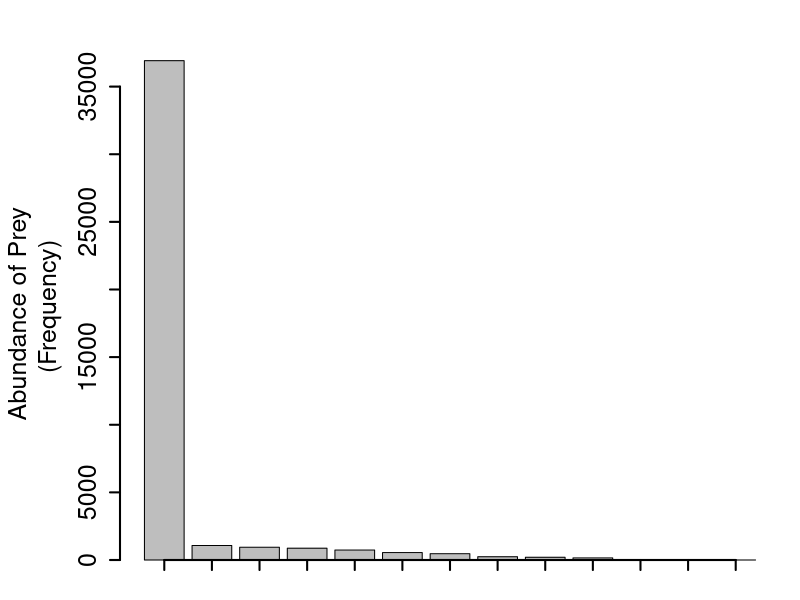
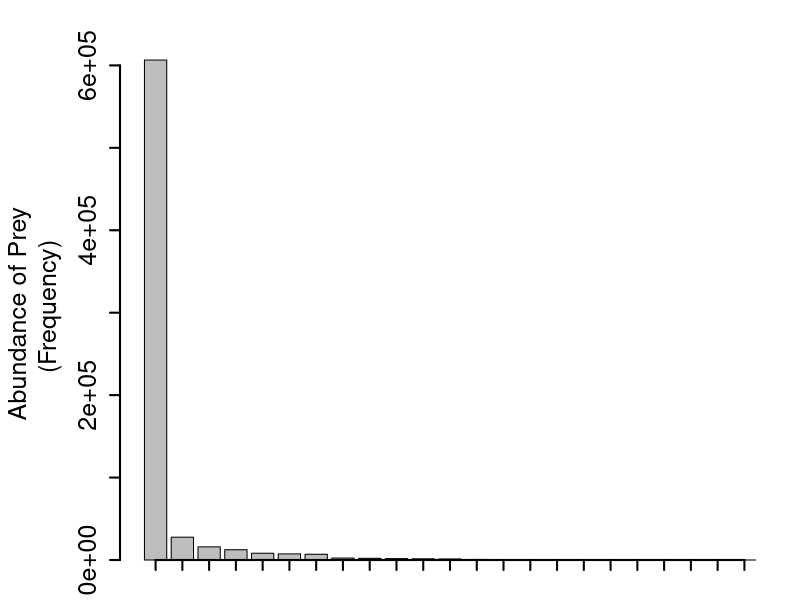
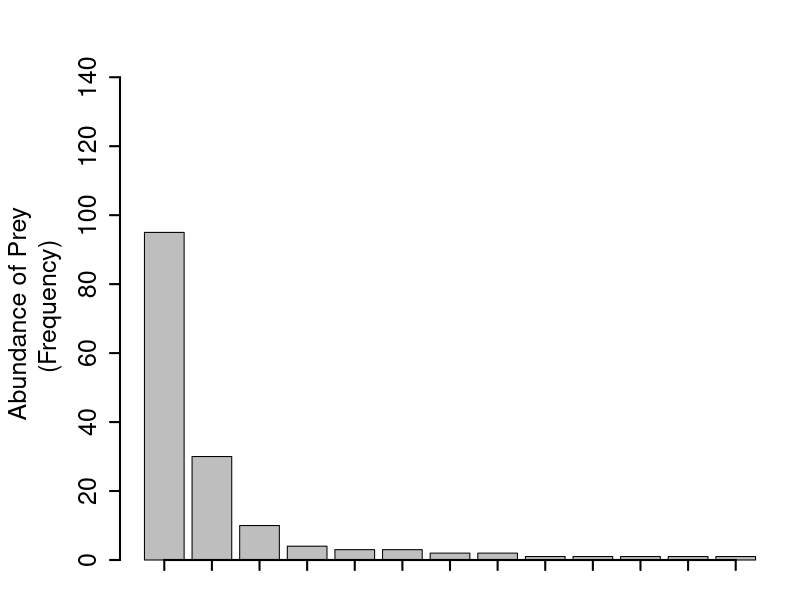
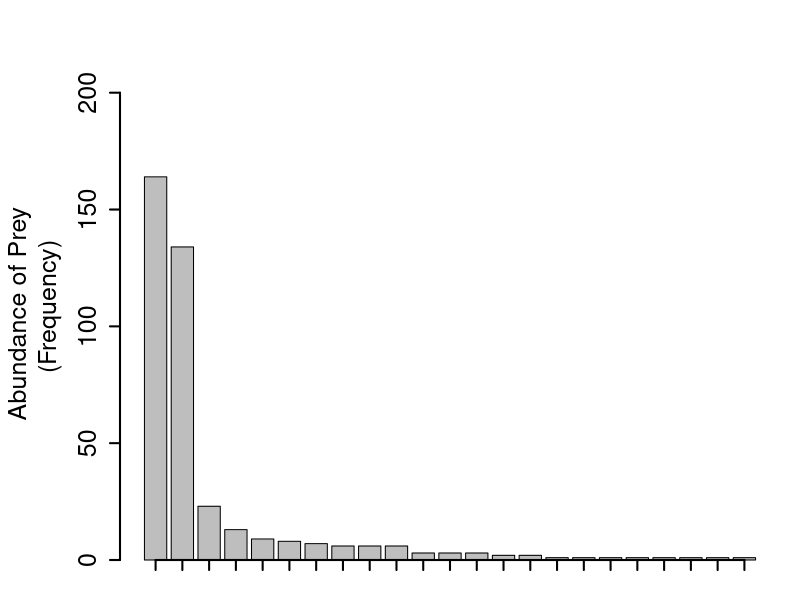
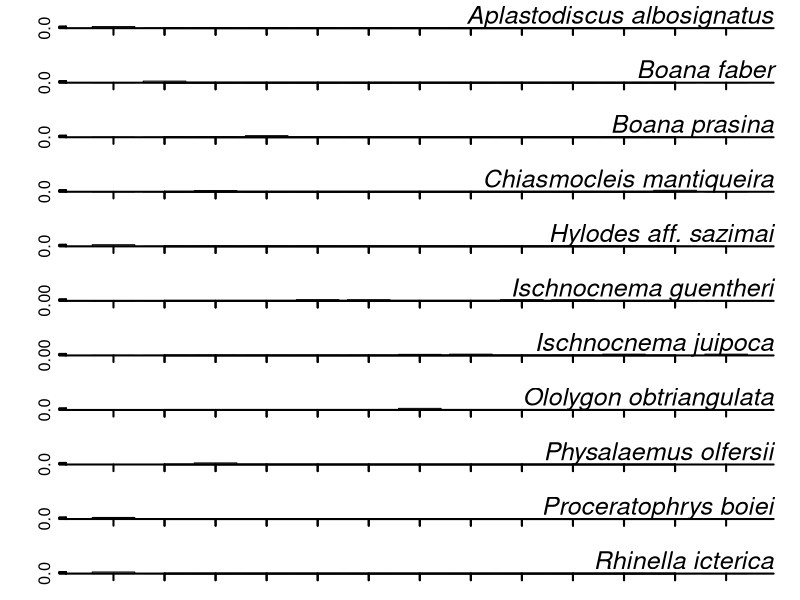

Here is the R script that generated these plots, in order: (Note: this script raises an error after producing the figures.)
###
### Calculating and Plotting the eligibility of predators
###-----------------------------------------------------------------------------
setwd("C:/Users/nunes/Documentos/Code/Projeto_IC") # Laptop
setwd("D:/Drive/Other computers/Meu laptop/Code/Projeto_IC") # PC
###-----------------------------------------------------------------------------
# Import the matrices and create a webs object
# A matrix as > higher trophic level species=anurans (columns) 
# and lower trophic level species=prey (rows).

# Read all the interaction network matrices into a list
links_eu_vol = t(as.matrix(read.csv("Diet_E_Vol_Xincomp.csv", header = T, row.names = 1)))
links_mt_vol = t(as.matrix(read.csv("Diet_M_Vol_Xincomp.csv", header = T, row.names = 1)))
links_eu_freq = t(as.matrix(read.csv("Diet_E_Freq_Xincomp.csv", header = T, row.names = 1)))
links_mt_freq = t(as.matrix(read.csv("Diet_M_Freq_Xincomp.csv", header = T, row.names = 1)))

webs = list(links_eu_vol, links_mt_vol, links_eu_freq, links_mt_freq) # create a list w/ the matrices
envs = c("vol_eu", "vol_mt", "freq_eu", "freq_mt") # names of each env and type combination
names(webs) = envs # name the list

# Filter 
rows_to_remove_eu = which(rowSums(webs$freq_eu) == 0) # Check if there are items without a predator
if (length(rows_to_remove_eu) > 0) { # Check if is a int(0)
  webs$vol_eu = webs$vol_eu[-rows_to_remove_eu,] # Remove lines
  webs$freq_eu = webs$freq_eu[-rows_to_remove_eu,] # Remove lines
}
rows_to_remove_mt = which(rowSums(webs$freq_mt) == 0) # Check if there are items without a predator
if (length(rows_to_remove_mt) > 0) { # Check if is a int(0)
  webs$vol_mt = webs$vol_mt[-rows_to_remove_mt,] # Remove lines
  webs$freq_mt = webs$freq_mt[-rows_to_remove_mt,] # Remove lines
}

# Re-order the interaction matrices
for (env in envs) {
  row_order = order(rowSums(webs[[env]]), decreasing = TRUE) # Calculate row sums
  webs[[env]] = webs[[env]][row_order, ] # Use the index vector to reorder the rows of the matrix
}

# Prey availability in the environment as the sum for all species
avail = list()
for (env in envs) {
  avail[[env]] = rowSums(webs[[env]])
}

# Prey proportion in the matrix per species
elec_matrix = list()
for (env in envs) { # Convert each matrix into a relative abundance matrix
  relative_web = sweep(webs[[env]], MARGIN = 1, STATS = avail[[env]], FUN = "/")
  col_sum = colSums(relative_web)
  elec_matrix[[env]] = sweep(relative_web, MARGIN = 2, STATS = col_sum, FUN = "/")
}
###-----------------------------------------------------------------------------
### Plot the Barplots in LAPTOP

# Plot the availability graphs
for (env in envs) {
  png(filename = paste("C:/Users/nunes/Documentos/LAB_VERT/Dieta_MV/Results/raw/eligibility/", 
                       env, "_avail.png", sep = ""), width = 500, height = 250)
  par(mar = c(2,6,3,1))
  barplot(avail[[env]], ylab = "Abundance of Prey \n (Frequency)", 
        ylim = c(0, max(avail[[env]])+50), names.arg = "", cex.axis = 1.5, lwd =2, cex.lab=1.5)
  bar_midpoints = barplot(avail[[env]], plot = FALSE)
  axis(side = 1, at = bar_midpoints, labels = FALSE, lwd = 2)
  dev.off()
}

# Plot the respective species graphs
for (env in envs) {
  png(filename = paste("C:/Users/nunes/Documentos/LAB_VERT/Dieta_MV/Results/raw/eligibility/", 
                       env, "_elig.png", sep = ""), width = 500, height = 3000)
  layout(c(1:dim(webs[[env]])[2]),12)
  for (j in 1:dim(webs[[env]])[2]) {
    par(mar = c(2,5,2,2))
    barplot(elec_matrix[[env]][,j], width = , ylim = c(0, max(elec_matrix[[env]][,j])+0.1), 
             names.arg = "", cex.axis = 1.5, lwd =2, axis.lty= 0)
    mtext(colnames(webs[[env]])[j], side = 3, line = 0, at = max(par("usr")[1], par("usr")[2]), cex = 1.5, font = 3, adj =1)
  
    bar_midpoints = barplot(elec_matrix[[env]][,j], plot = FALSE)
    axis(side = 1, at = bar_midpoints-1.2, labels = FALSE, lwd = 2)
    
    axis(side = 1, at = bar_midpoints+1.2, labels = FALSE, lwd = 2)
    }
  # mtext("Y-Axis Label", side = 2, line = 3, cex = 3)
  dev.off()
}


###-----------------------------------------------------------------------------
### Plot the Barplots in PC ###

# Plot the availability graphs
for (env in envs) {
  png(filename = paste("D:/Drive/Other computers/Meu laptop/LAB_VERT/Dieta_MV/Results/raw/eligibility/", 
                       env, "_avail.png", sep = ""), width = 600, height = 400)
  par(mar = c(4,6,2,2))
  barplot(avail[[env]], ylab = "Abundance of Prey \n (Frequency)", 
          ylim = c(0, max(avail[[env]])+50), names.arg = "", cex.axis = 1.5, lwd =2, cex.lab=1.5)
  bar_midpoints = barplot(avail[[env]], plot = FALSE)
  axis(side = 1, at = bar_midpoints-1.2, labels = FALSE, lwd = 2) # Bold axis
  
  axis(side = 1, at = bar_midpoints+1.2, labels = FALSE, lwd = 2) # Bold axis
  axis(side = 1, at = bar_midpoints, labels = names(avail[[env]]), cex.axis = 1.5, las = 2)
  dev.off()
}

# Plot the respective species graphs
for (env in envs) { # For each environment 
  max_spp = apply(elec_matrix[[env]][,1:dim(webs[[env]])[2]], # Find the maximum proportion for each species
                  MARGIN = 2, FUN = "max", simplify = TRUE)
  n = 0 # Counter object 
  for (sp in max_spp) { # Transform max proportions < 0.4 into 0.4
    n = n+1
    if (sp < 0.4) {
      max_spp[n] = 0.4
      }  
  }
  
  png(filename = paste("D:/Drive/Other computers/Meu laptop/LAB_VERT/Dieta_MV/Results/raw/eligibility/", # Open a png device for plotting
                       env, "_elig.png", sep = ""), width = 600, height = 300*sum(max_spp)) # The total height as a sum of the max_spp proportions
  layout(matrix(c(1:dim(webs[[env]])[2]),ncol=1),heights=max_spp) # Create the layout 
  
  for (j in 1:dim(webs[[env]])[2]) { # create the barplot for each species
    par(mar = c(4,5,0.5,2))
    barplot(elec_matrix[[env]][,j], width = , ylim = c(0, max(elec_matrix[[env]][,j])+0.1), 
            names.arg = "", cex.axis = 1.5, lwd =2, axis.lty= 0)
    mtext(colnames(webs[[env]])[j], side = 3, line = 0, at = max(par("usr")[1], par("usr")[2]), cex = 1.5, font = 3, adj =1)
    
    bar_midpoints = barplot(elec_matrix[[env]][,j], plot = FALSE)
    axis(side = 1, at = bar_midpoints-1.2, labels = FALSE, lwd = 2) # Bold axis
    
    axis(side = 1, at = bar_midpoints+1.2, labels = FALSE, lwd = 2) # Bold axis
  }
  axis(side = 1, at = bar_midpoints, labels = rownames(webs[[env]]), cex.axis = 1.5, las = 2)
  # mtext("Y-Axis Label", side = 2, line = 3, cex = 3)
  dev.off()
}
      